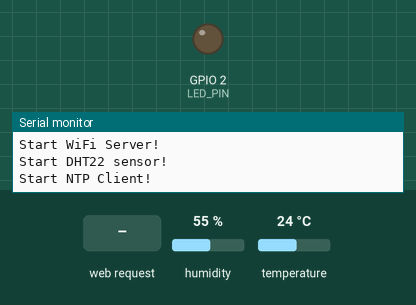
Recording of a sketch running on a simulated ESP32. Shown: output pins drawn as LEDs (lit = HIGH), the last lines printed to the serial monitor. Inputs (shaded band) come from the test bench; at power-on: humidity 55 %, temperature 24 °C. WiFi joins after 1.5 s; servers stay silent unless stated; network time is answered at once with the bench clock; the local clock reads 2024-03-15 10:24:30 at power-on unless the sketch sets it.

Above: at 2.7 s.
2.8 s: HTTP request GET /H received
At 3.7 s:
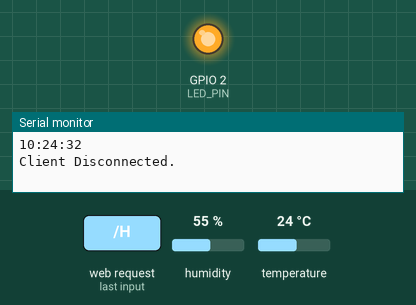
4.3 s: HTTP request GET /L received
At 4.9 s:
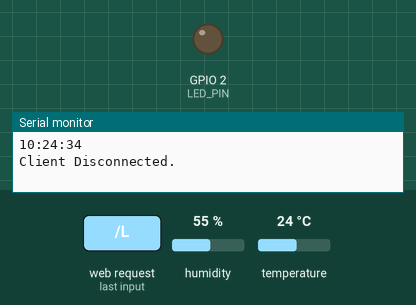
Timing chart, 0 to 7.3 s (numbered marks = the images above; inputs shaded):
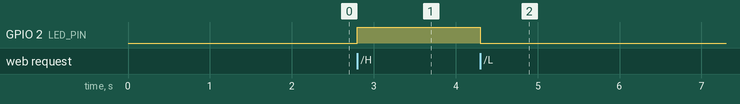

Measured:
- after the input at 2.8 s, GPIO 2 (LED_PIN): LOW → HIGH at once
- after the input at 4.3 s, GPIO 2 (LED_PIN): HIGH → LOW at once

The sketch:

Webserver-DHT22-NTP-LED.ino
```cpp
/*
 * messen der Temperatur und der Luftfeuchtigkeit mit dem DHT22
 * hinzufügen eines Zeitstemples und Ausgabe in einem Browser
 * LED über eine Browser-Eingabe steuern
 */
#include <WiFi.h>                           // für WiFi
#include <WiFiUdp.h>
#include "DHTesp.h"                         // DHT22 Bibliothe fuer ESP32
#include <NTPClient.h>                      // für NTP

#define LED_PIN    2                        // GPIO2, PIN G2
#define DHT22_PIN 13                        // Pin für den DHT22-Sensor
#define NTP_OFFSET 2 * 60 * 60              // In seconds
#define NTP_INTERVAL 60 * 1000              // In miliseconds
#define NTP_ADDRESS "3.de.pool.ntp.org"     // "ptbtime1.ptb.de" //   "europe.pool.ntp.org"

const char* ssid = "Ihre_SSID";             // Wert anpasseen
const char* password = "IHR_Passwort";      // Wert anpassen

WiFiServer serverWiFi (80);                 // Port für Webserver
DHTesp dht;                                 // Objekt bilden
WiFiUDP ntpUDP;
NTPClient timeClient(ntpUDP, NTP_ADDRESS, NTP_OFFSET, NTP_INTERVAL);

float temperatur;
float luftFeuchte;
String zeitFormattedNTP;

// sendet eine Antwort an den WiFi-Client
void wifiSend (WiFiClient client) {
  lesenDHT22();
  holenNTP();
  client.println("HTTP/1.1 200 OK");
  client.println("Content-type:text/html");
  client.println();
  // der Inhalt der HTTP-Antwort folgt auf den Header
  client.print ("ESP32 <br>");
  client.print ("Zeit:" + zeitFormattedNTP + "<br>");
  client.print ("Temperatur:" + String(temperatur) + "<br>");
  client.print ("Luftfeuchtigkeit: " + String(luftFeuchte) + "<br>");
  client.print ("Klick <a href=\"/H\">hier</a> um die LED an Pin 2 einzuschalten.<br>");
  client.print ("Klick <a href=\"/L\">hier</a> um die LED an Pin 2 auszuschalten.<br>");
  // die HTTP-Antwort endet mit einer weiteren blank Zeile
  client.println();
}

// bearbeitet eine Anfrage von dem WiFi-Client
void wifiReceive (WiFiClient client) {
  Serial.println("Neue Anfrage.");          // Ausgabe einer Meldung im Seriellen Monitor
  String currentLine = "";                  // String-Variable f. eingehende Daten
  int cnt = 0;                              // Zähler while client.connected
  while (client.connected()) {              // while-Shleife solange Client-Verbindung
    cnt++;                                  // Schleifenzähler um 1 erhöhen
    if (client.available()) {               // sind Bytes vom client zu lesen?
      char c = client.read();               // lesen eines Bytes in Varaible c
      Serial.print(c);                      // Ausgabe des Bytes im Seriellen Monitor
      if (c == '\n') {                      // if the byte is a newline character
         // das Ende der HTTP-Anfrage ist eine blank-Zeile und zwei newline Zeichen hintereinander
         if (currentLine.length() == 0) {    // Ende der HTTP-Anforderung durch den Client
          wifiSend(client);
          break;                            // beenden der while client.connected Schleife
        } else {                            // liegt ein newline vor
          currentLine = "";                 // Variable currentLine löschen
        }
      } else if (c != '\r') {               // alles andere als ein Wagenrücklauf-Zeichen
        currentLine += c;                   // Zeichen der Variablen currentLine hinzufügen
      }
      // war die Client-Anfrage "GET /H" or "GET /L" ?
      if (currentLine.endsWith("GET /H")) {
        digitalWrite(LED_PIN, HIGH);        // GET /H schaltet die LED an
      }
      if (currentLine.endsWith("GET /L")) {
        digitalWrite(LED_PIN, LOW);         // GET /L schaltet die LED aus
      }
    }                                       // end if client.available
    if (cnt > 10000) {                      // erzwingt disconnect fehlendes client.available
      break;
    }
  }                                         // end while client.connected
  client.stop();                            // Verbndung schliessen
  Serial.println("Client Disconnected.");
  Serial.println();
}


// lesen der DHT22 Messwerte
void lesenDHT22() {
  temperatur = dht.getTemperature();
  luftFeuchte = dht.getHumidity();
  if (isnan(temperatur) || isnan(luftFeuchte)) {
    Serial.println("Fehler beim Lesen des DHT Sensors!");
  } else {
    Serial.print("Temperatur: ");
    Serial.print(temperatur);
    Serial.print(" °C  -  Luftfeuchtigkeit: ");
    Serial.print(luftFeuchte);
    Serial.println(" %");
  }
}

// holen der aktuellen Zeit
void holenNTP() {
  timeClient.update();   // aktualisieren des Zeitstempels
  zeitFormattedNTP = timeClient.getFormattedTime();  // Ergebnis speichern
  // Serial.println(timeClient.getFormattedTime());
  Serial.println(zeitFormattedNTP);
// unsigned long   zeitNTP = timeClient.getEpochTime();
//  Serial.println(zeitNTP);
}

void setup() {
  Serial.begin(115200);
  pinMode(LED_PIN, OUTPUT);
  Serial.print("Verbindungsaufbau zu ");    // Verbindungsaufbau zum WiFi-Netzwerk
  Serial.println(ssid);
  WiFi.begin(ssid, password);
  while (WiFi.status() != WL_CONNECTED) {
    delay(500);
    Serial.print(".");
    }
  Serial.println("");                       // Verbindung aufgebaut
  Serial.println("WiFi connected.");
  Serial.println("IP address: ");
  Serial.println(WiFi.localIP());
  Serial.println();
  Serial.println("Start WiFi Server!");
  serverWiFi.begin();
  Serial.println("Start DHT22 sensor!");
  dht.setup(DHT22_PIN, DHTesp::DHT22);
  Serial.println("Start NTP Client!");
  timeClient.begin();
}

void loop() {
  WiFiClient client = serverWiFi.available();  // horcht auf Client-Anfragen
  if (client) {                             // fragt ein Client an?
    wifiReceive (client);                   // Anfrage aufbereiten
  }
  delay(1);
}
```
